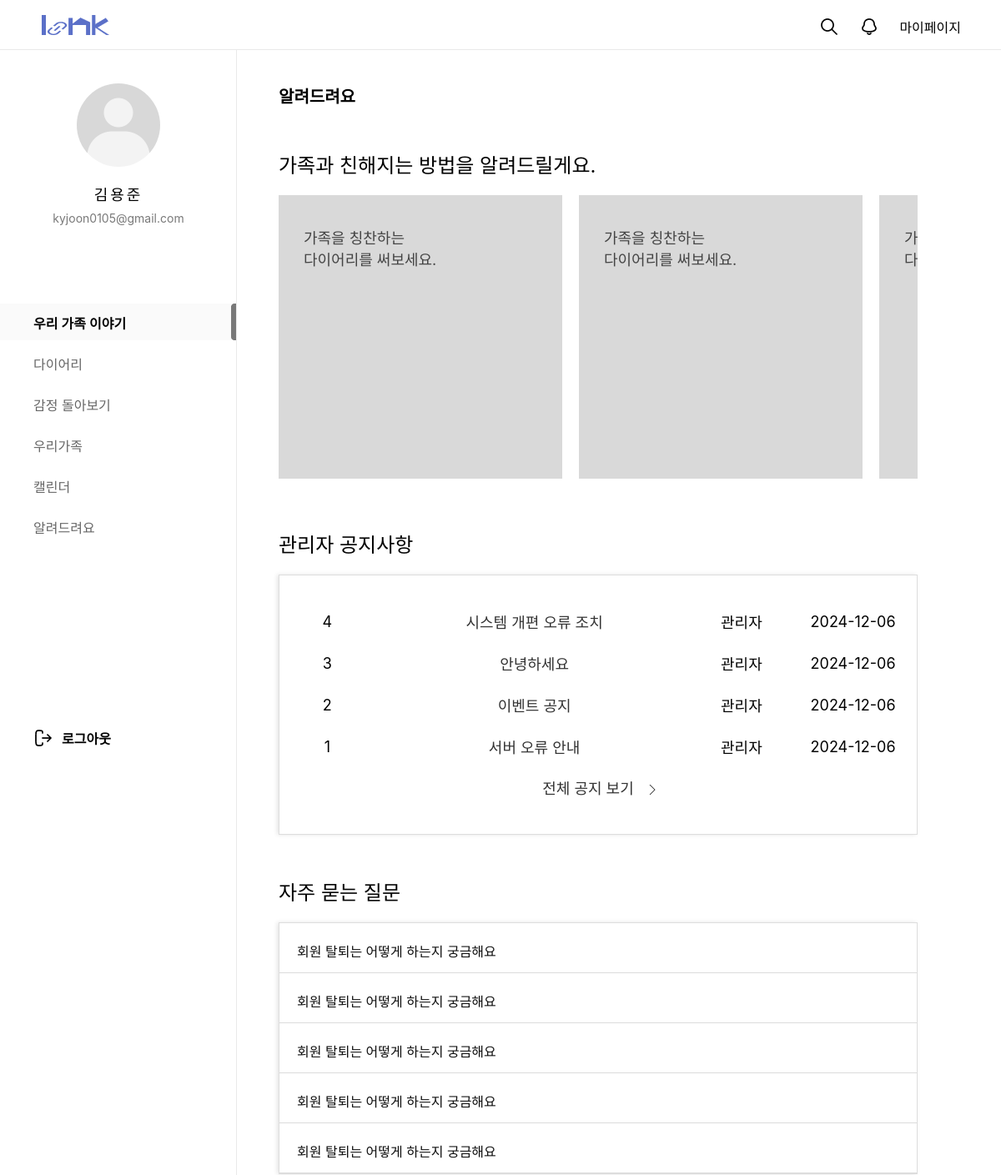
The page /customer/ (upper part) on the database as committed earlier.
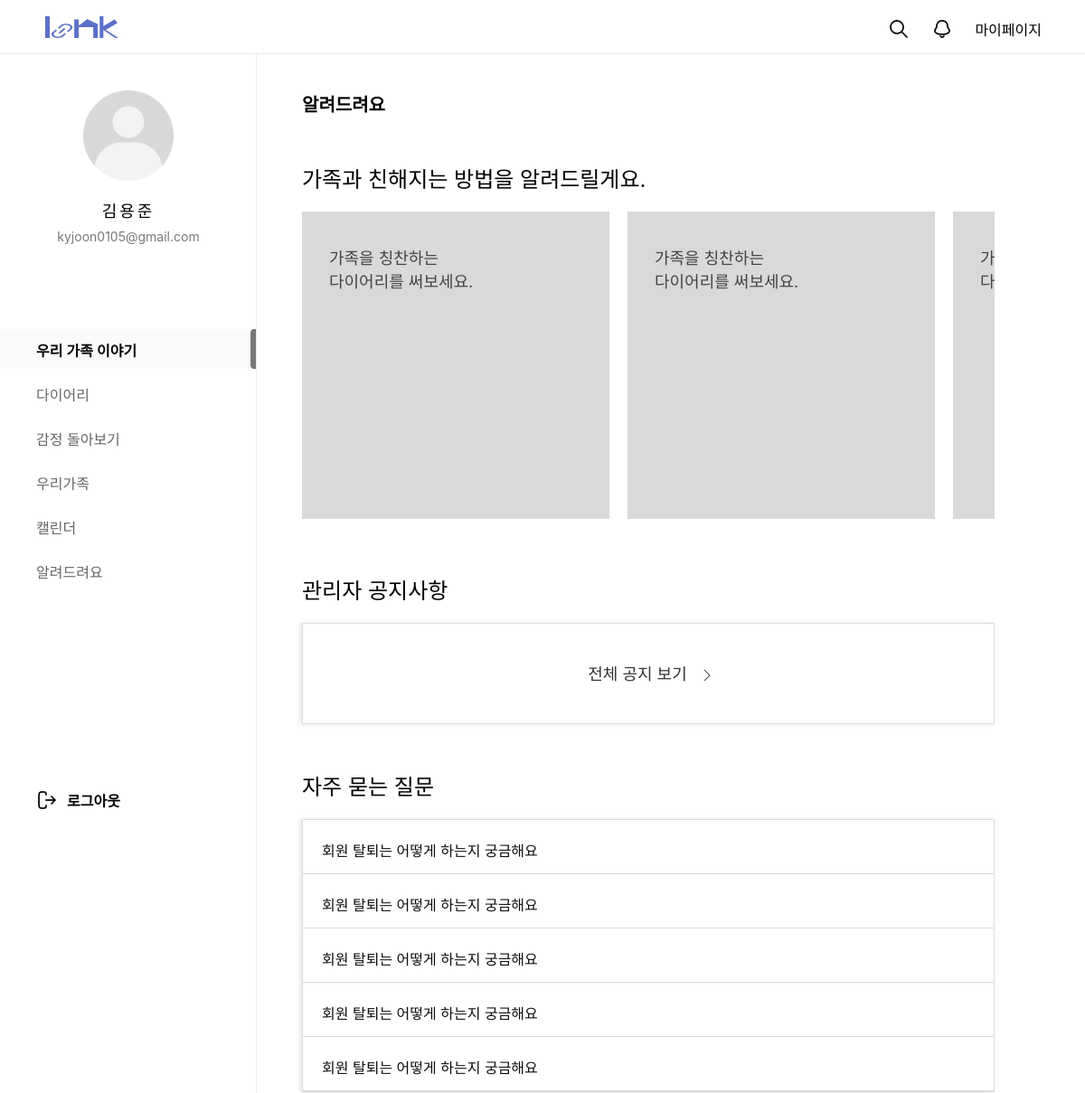
The same page on the database as committed later.
### customer/models.py (models this page shows, shortened)
class NoticeBoard(models.Model):
  bno = models.AutoField(primary_key=True)
  member = models.CharField(max_length=100, default='관리자')
  btitle = models.CharField(max_length=1000)
  bcontent = models.TextField()
  bdate = models.DateTimeField(auto_now=True)
  bfile = models.ImageField(null=True, blank=True, upload_to='uploads/')
  like_members = models.ManyToManyField(Member, related_name='like_member',  blank=True)

### customer/views.py (the view)
# urls.py: path('', views.main, name="main"),
def main(request):
  qs = NoticeBoard.objects.order_by('-bno')[:5]
  context = {'notice_5':qs}
  return render(request, 'customer_service.html', context)

### customer/templates/customer_service.html (shortened to what this page needs)
{% extends 'main_navi_base.html' %}
{% load static %}
  {% block container-block%}
  <div id="container">
    <div id="customer_service_top">
      <h2>알려드려요</h2>
      <span>가족과 친해지는 방법을 알려드릴게요.</span>
      <div class="how_dairy">
        <div class="slider-item">
          <p>가족을 칭찬하는<br>다이어리를 써보세요.</p>
        </div>
        <div class="slider-item">
          <p>가족을 칭찬하는<br>다이어리를 써보세요.</p>
        </div>
        <div class="slider-item">
          <p>가족을 칭찬하는<br>다이어리를 써보세요.</p>
        </div>
      </div>
    </div>
    <div id="customer_service_notice">
      <span>관리자 공지사항</span>
      <div class="customer_service_notice_table">
        <table>
          <colgroup>
            <col style="width:15%;">
            <col style="width:50%;">
            <col style="width:15%;">
            <col style="width:20%;">
          </colgroup>
          {% for notice in notice_5%}
          <tr>
            <td>{{notice.bno}}</td>
            <td><a href="/customer/noticeview/{{notice.bno}}/">{{notice.btitle}}</a></td>
            <td>{{notice.member}}</td>
            <td>{{notice.bdate|date:'Y-m-d'}}</td>
          </tr>
          {% endfor %}
          <tr class="notice_list_last">
            <td colspan="4"><a href="/customer/noticelist/"><span>전체 공지 보기</span><img src="/static/images/customer/Expand_right_light.png" alt=""></a></td>
          </tr>
        </table>
      </div>
    </div>
    <div id="customer_service_qna">
      <span>자주 묻는 질문</span>
      <div class="customer_service_qnabox">
        <div class="customer_service_q">
          <p>회원 탈퇴는 어떻게 하는지 궁금해요</p>
        </div>
        <div class="customer_service_q">
          <p>회원 탈퇴는 어떻게 하는지 궁금해요</p>
        </div>
        <div class="customer_service_q">
          <p>회원 탈퇴는 어떻게 하는지 궁금해요</p>
        </div>
        <div class="customer_service_q">
          <p>회원 탈퇴는 어떻게 하는지 궁금해요</p>
        </div>
        <div class="customer_service_q">
          <p>회원 탈퇴는 어떻게 하는지 궁금해요</p>
        </div>
      </div>
    </div>
  </div>
  {% endblock container-block%}

Rows that differ between the two databases and show on the page:
removed NoticeBoard: bno "4", btitle "시스템 개편 오류 조치", member "관리자", bdate "2024-12-06"
removed NoticeBoard: bno "3", btitle "안녕하세요", member "관리자", bdate "2024-12-06"
removed NoticeBoard: bno "2", btitle "이벤트 공지", member "관리자", bdate "2024-12-06"
removed NoticeBoard: bno "1", btitle "서버 오류 안내", member "관리자", bdate "2024-12-06"
